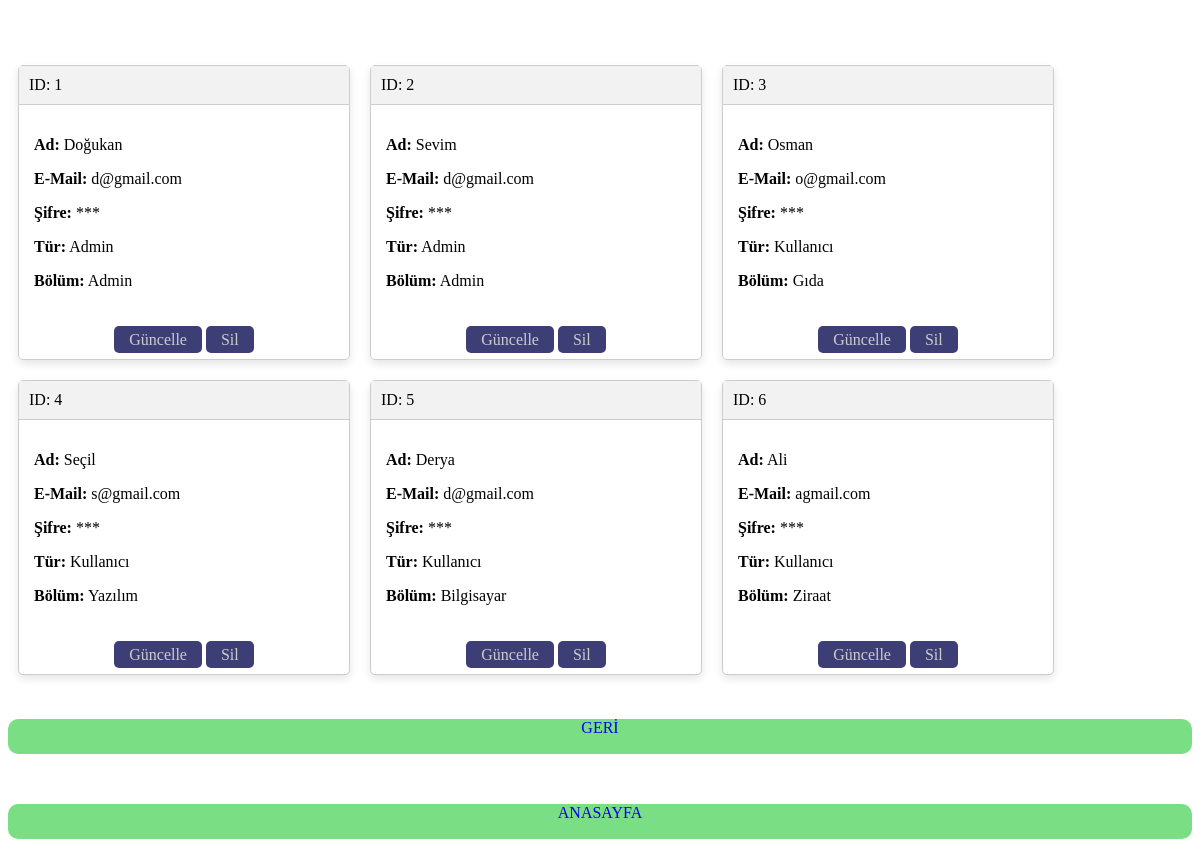
Screenshot of /admin_panel/kullanici_bilgileri (signed in) with the database file from the repository.
### tables this page shows
CREATE TABLE personel (id INTEGER PRIMARY KEY AUTOINCREMENT,ad TEXT , email TEXT , sifre TEXT , tur TEXT, bolum TEXT);

### main.py (the view)
@app.route("/admin_panel/kullanici_bilgileri", methods=["GET", "POST"])
def kullanici_bilgileri():
    if "ad" in session and session ["ad"] != None:
          sorgu = "SELECT * FROM personel"
          kayitlar = select(sorgu)
          return render_template("kullanicilar.html", personel = kayitlar)
    else:
          return redirect("/giris")

### sorgular.py (called while the page is built)
def select(sorgu):
     baglanti = sqlite3.connect("personel.db")
     imlec = baglanti.cursor()
     imlec.execute(sorgu)
     kayitlar = imlec.fetchall()
     baglanti.close()
     return kayitlar

### templates/kullanicilar.html (shortened to what this page needs)
<!DOCTYPE html>
<html lang="en">
<head>
    <link rel="stylesheet" href="/static/css/kullanicilar.css">
</head>
<body>
    <div class="container">
        {% for adm in personel %}
        <div class="card">
            <div class="card-header">
                ID: {{ adm[0] }}
            </div>
            <div class="card-body">
                <p><strong>Ad:</strong> {{ adm[1] }}</p>
                <p><strong>E-Mail:</strong> {{ adm[2] }}</p>
                <p><strong >Şifre:</strong> ***</p>
                <p><strong>Tür:</strong> {{ adm[4] }}</p>
                <p><strong>Bölüm:</strong> {{ adm[5] }}</p>
            </div>
            <div class="card-footer">
                <a href="/admin_panel/kullanici_bilgileri/guncelle/{{ adm[0] }}" class="buton">Güncelle</a>
                <a href="/admin_panel/kullanici_bilgileri/sil/{{ adm[0] }}" class="buton">Sil</a>
            </div>
        </div>
        {% endfor %}
    </div>
    <a href="/admin_panel" id ="kl" > &nbsp;<p id="a">GERİ</p></a>
    <a href="/" id ="kl" > &nbsp;<p id="a">ANASAYFA</p></a>
</body>
</html>

### static/css/kullanicilar.css (style rules this page uses)
.container { display: flex; flex-wrap: wrap; margin-top: 55px; }
.card { width: 330px; margin: 10px; border: 1px solid #ccc; border-radius: 5px; box-shadow: 0 4px 8px rgba(0, 0, 0, 0.1); }
.card-header { background-color: #f2f2f2; padding: 10px; border-bottom: 1px solid #ccc; }
.card-body { padding: 15px; }
.card-footer { padding: 10px; text-align: center; }
#kl { text-decoration: none; border-radius: 7px; text-align: center; }
#a { background-color: rgb(122, 222, 132); height: 35px; border-radius: 10px; }
.buton { text-decoration: none; background-color: rgb(62, 62, 119) ; color: #ccc; border-radius: 5px; padding: 5px 15px; }

### rows the page displays
personel: id "1", ad "Doğukan", email "d@gmail.com", tur "Admin", bolum "Admin"
personel: id "2", ad "Sevim", email "d@gmail.com", tur "Admin", bolum "Admin"
personel: id "3", ad "Osman", email "o@gmail.com", tur "Kullanıcı", bolum "Gıda"
personel: id "4", ad "Seçil", email "s@gmail.com", tur "Kullanıcı", bolum "Yazılım"
personel: id "5", ad "Derya", email "d@gmail.com", tur "Kullanıcı", bolum "Bilgisayar"
personel: id "6", ad "Ali", email "agmail.com", tur "Kullanıcı", bolum "Ziraat"
